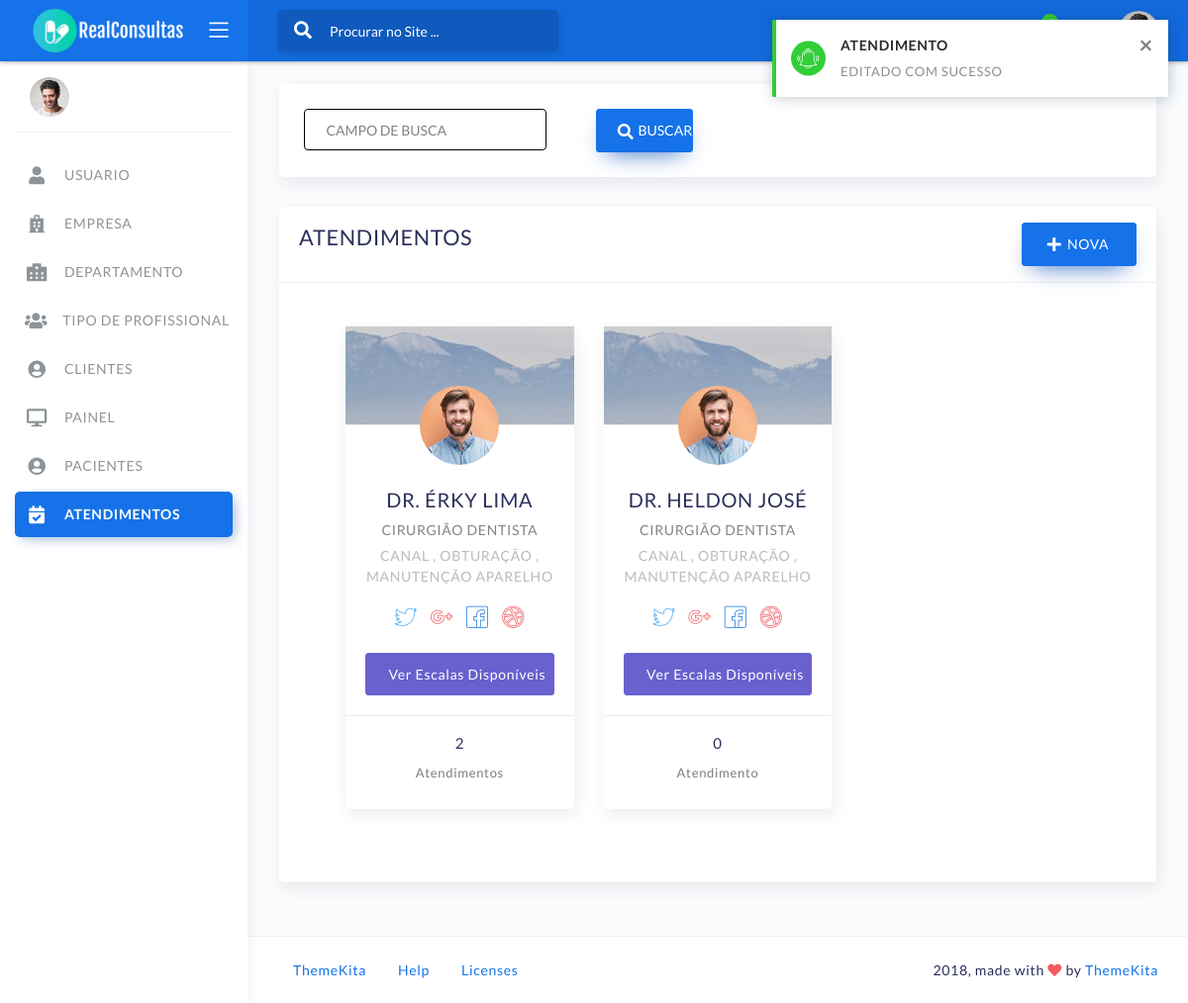
The page /core/atendimento/list (signed in) on the database its author committed.
### core/modulos/profissional/profissional.py (models this page shows, shortened)
class DepartamentoProfissional(models.Model):
    profissional = models.ForeignKey(Profissional, on_delete=models.PROTECT)
    departamento = models.ForeignKey(Departamento, on_delete=models.PROTECT)
    tipo_profissional = models.ForeignKey(TipoProfissional, on_delete=models.PROTECT, default=1)

class Profissional(Timestampable):
    class Meta:
        verbose_name = 'PROFISSIONAL'
        verbose_name_plural = 'PROFISSIONAIS'
    user = models.OneToOneField(User, on_delete=models.PROTECT, related_name='userProfissional')
    nome = UpperCaseCharField('Nome', max_length=255)
    codigo = UpperCaseCharField('Código', max_length=10,default="")
    usuario = UpperCaseCharField('Usuario', max_length=255, unique=True)
    email = models.EmailField('Email', max_length=255, unique=True)
    senha = UpperCaseCharField('Senha', max_length=255)
    perfil = models.ForeignKey(Group, on_delete=models.PROTECT, verbose_name='Perfil', related_name='profissionais')
    ativo = models.BooleanField(default=True)
    tiposAtendimentos = models.ManyToManyField(TipoAtendimento, verbose_name='Tipos de Atendimento')

### core/modulos/tipo_profissional/tipo_profissional.py (models this page shows, shortened)
class TipoProfissional(Timestampable):
    class Meta:
        verbose_name = 'TIPO DE PROFISSIONAL'
        verbose_name_plural = 'TIPOS DE PROFISSIONAIS'
    descricao = UpperCaseCharField('Descrição', max_length=255)
    areaAtendimento = models.ForeignKey(AreaAtendimento,
                                        on_delete=models.PROTECT)
    departamento = models.ForeignKey(Departamento,
                                        on_delete=models.PROTECT)
    def __str__(self):
        return self.descricao

### core/modulos/tipo_atendimento/tipo_atendimento.py (models this page shows, shortened)
class TipoAtendimento(Timestampable):
    class Meta:
        verbose_name = 'TIPO DE ATENDIMENTO'
        verbose_name_plural = 'TIPOS DE ATENDIMENTOS'
    tipo_profissional = models.ForeignKey(TipoProfissional, on_delete=models.PROTECT, default=1)
    descricao = UpperCaseCharField('Descrição', max_length=255)
    areaAtendimento = models.ForeignKey(AreaAtendimento,
                                        on_delete=models.PROTECT, verbose_name='Area de Atendimento')
    tempo_padrao = models.TimeField(verbose_name='Tempo Padrão',default=timezone.now)
    valor_padrao = models.DecimalField(verbose_name='Preço Padrão',decimal_places=2,max_digits=5, default=0)
    publico = models.BooleanField(default=False)

### core/modulos/atendimento/atendimento.py (models this page shows, shortened)
class Atendimento(Timestampable):
    class Meta:
        verbose_name = 'ATENDIMENTO'
        verbose_name_plural = 'ATENDIMENTOS'
    paciente = models.ForeignKey(Paciente, on_delete=models.PROTECT, default=1)
    tipoAtendimento = models.ForeignKey(TipoAtendimento, on_delete=models.PROTECT)
    intervalo = models.IntegerField(null=True,blank=True)
    departamentoProfissional = models.ForeignKey(DepartamentoProfissional, on_delete=models.PROTECT)
    retorno = models.BooleanField(default=False)
    valor = models.DecimalField(verbose_name='Preço',decimal_places=2,max_digits=5, default=0)
    tempo = models.TimeField(default=timezone.now)
    inicio_atendimento = models.TimeField(null=True, blank=True) # Horario de inicialização do atendimento
    fim_atendimento = models.TimeField(null=True, blank=True) # Horario de finalização do atendimento
    pago = models.BooleanField(default=False)

### core/modulos/atendimento/views_atendimento.py (the view)
class AtendimentoListView(MyListViewAtendimento):
    template_name = 'atendimento/templates/list_view_atendimento.html'
    def get_context_data(self, *, object_list=None, **kwargs):
        context = super().get_context_data(object_list=object_list, **kwargs)
        atendimentos = []
        for prof in context['departamentoprofissional_list']:
            atendimento = Atendimento.objects.filter(departamentoProfissional_id=prof.pk)
            if atendimento.exists():
                atendimentos.append(atendimento)
            else:
                atend = Atendimento()
                atend.pk = 99999999
                atend.paciente_id = 1
                profissional = prof.pk
                atend.departamentoProfissional_id = profissional
                atend.tipoAtendimento_id = 0
                atend.retorno = False
                atendimento.valor = Decimal(10)
                atends = []
                atends.append(atend)
                atendimentos.append(atends)
        context['atendimentos'] = atendimentos
        return context

### core/modulos/atendimento/templates/list_view_atendimento.html (shortened to what this page needs)
{% extends 'core/base/list_view_base.html' %}
{% load static %}
{% block card_body %}
    <div class="container">
        <div class="page-inner">
            <div class="row">
                {% for profissional in departamentoprofissional_list %}
                    <div class="col-md-4">
                        <div class="card card-profile">
                            <div class="card-header" style="background-image: url({% static 'core/base/assets/img/blogpost.jpg'%})">
                                <div class="profile-picture">
                                    <div class="avatar avatar-xl">
                                        <img src="{% static 'core/base/assets/img/profile2.jpg'%}" alt="..." class="avatar-img rounded-circle">
                                    </div>
                                </div>
                            </div>
                            <div class="card-body">
                                <div class="user-profile text-center">
                                    <div class="name">DR. {{ profissional.profissional.nome }}</div>
                                    <div class="job">{{ profissional.tipo_profissional}}</div>
                                    <div class="desc">
                                        {% for atends in profissional.profissional.tiposAtendimentos.values %}
                                            {{ atends.descricao }} {% if not forloop.last %}, {% endif %}
                                        {% endfor %}
                                    </div>
                                    <div class="social-media">
                                        <a class="btn btn-info btn-twitter btn-sm btn-link" href="#">
                                            <span class="btn-label just-icon"><i class="flaticon-twitter"></i> </span>
                                        </a>
                                        <a class="btn btn-danger btn-sm btn-link" rel="publisher" href="#">
                                            <span class="btn-label just-icon"><i class="flaticon-google-plus"></i> </span>
                                        </a>
                                        <a class="btn btn-primary btn-sm btn-link" rel="publisher" href="#">
                                            <span class="btn-label just-icon"><i class="flaticon-facebook"></i> </span>
                                        </a>
                                        <a class="btn btn-danger btn-sm btn-link" rel="publisher" href="#">
                                            <span class="btn-label just-icon"><i class="flaticon-dribbble"></i> </span>
                                        </a>
                                    </div>
                                    <div class="view-profile">
                                        <a href="{% url 'core:modulo:atendimento:update_view' profissional.id %}" class="btn btn-secondary btn-block">Ver Escalas Disponíveis</a>
                                    </div>
                                </div>
                            </div>
                            <div class="card-footer">
                                <div class="row user-stats text-center">
                                    <div class="col">
                                        {% for atendimento in atendimentos %}
                                            {% for atend in atendimento %}
                                                {% if atend.departamentoProfissional.pk == profissional.profissional.pk and forloop.last and atend.pk != 99999999 %}
                                                    <div class="number">
                                                        {{ forloop.counter }}
                                                    </div>
                                                    <div class="title">{% if forloop.counter > 1 %}Atendimentos {% else %} Atendimento {% endif %}</div>
                                                {% elif atend.departamentoProfissional.pk == profissional.profissional.pk and atend.pk == 99999999 %}
                                                    <div class="number">
                                                        0
                                                    </div>
                                                    <div class="title">Atendimento</div>
                                                {% endif %}
                                            {% endfor %}
                                        {% endfor %}
                                    </div>
                                </div>
                            </div>
                        </div>
                    </div>
                {% endfor %}
            </div>
        </div>
    </div>
{% endblock %}
{% block campo_busca %}
    <div class="row">
        <div class="col-md-12 ">
            <div class="card card-stats card-round">
                <div class="card-body ">
                    <form method="get">
                        <div class="row">
                            <div class="col-md-4">
                                <div class="form-group">
                                    <input
                                            type="text"
                                            class="form-control text-uppercase"
                                            id="input-placeholder"
                                            placeholder="  {{ labels.CAMPO_BUSCA }}"
                                            name="q"
                                            value="{{ q }}">
                                </div>
                            </div>
                            <div class="col-md-2">
                                <div class="form-group">
                                    <button class="btn btn-primary btn-block sombra"
                                            type="submit">
                                                <span class="btn-label">
                                            </span>
                                        {{ labels.BUSCAR }}
                                    </button>
                                </div>
                            </div>
                            <div class="col-md-4"></div>
                        </div>
                    </form>
                </div>
            </div>
        </div>
    </div>
{% endblock %}

### rows shown on the page
DepartamentoProfissional: profissional.nome "ÉRKY LIMA", tipo_profissional "CIRURGIÃO DENTISTA"
TipoAtendimento: descricao "CANAL"
TipoAtendimento: descricao "OBTURAÇÃO"
TipoAtendimento: descricao "MANUTENÇÃO APARELHO"
Atendimento: shows "Atendimentos"
DepartamentoProfissional: profissional.nome "HELDON JOSÉ", tipo_profissional "CIRURGIÃO DENTISTA"

### other values the page prints
{{ labels.USUARIO }} "USUARIO"
{{ labels.EMPRESA }} "EMPRESA"
{{ labels.DEPARTAMENTO }} "DEPARTAMENTO"
{{ labels.TIPO_PROFISSIONAL }} "TIPO DE PROFISSIONAL"
{{ labels.CLIENTES }} "CLIENTES"
{{ labels.PAINEL }} "PAINEL"
{{ labels.PACIENTES }} "PACIENTES"
{{ labels.ATENDIMENTOS }} "ATENDIMENTOS"
{{ labels.BUSCAR }} "BUSCAR"
{{ NAME_MODEL_PLURAL }} "ATENDIMENTOS"
{{ labels.NOVA }} "NOVA"
